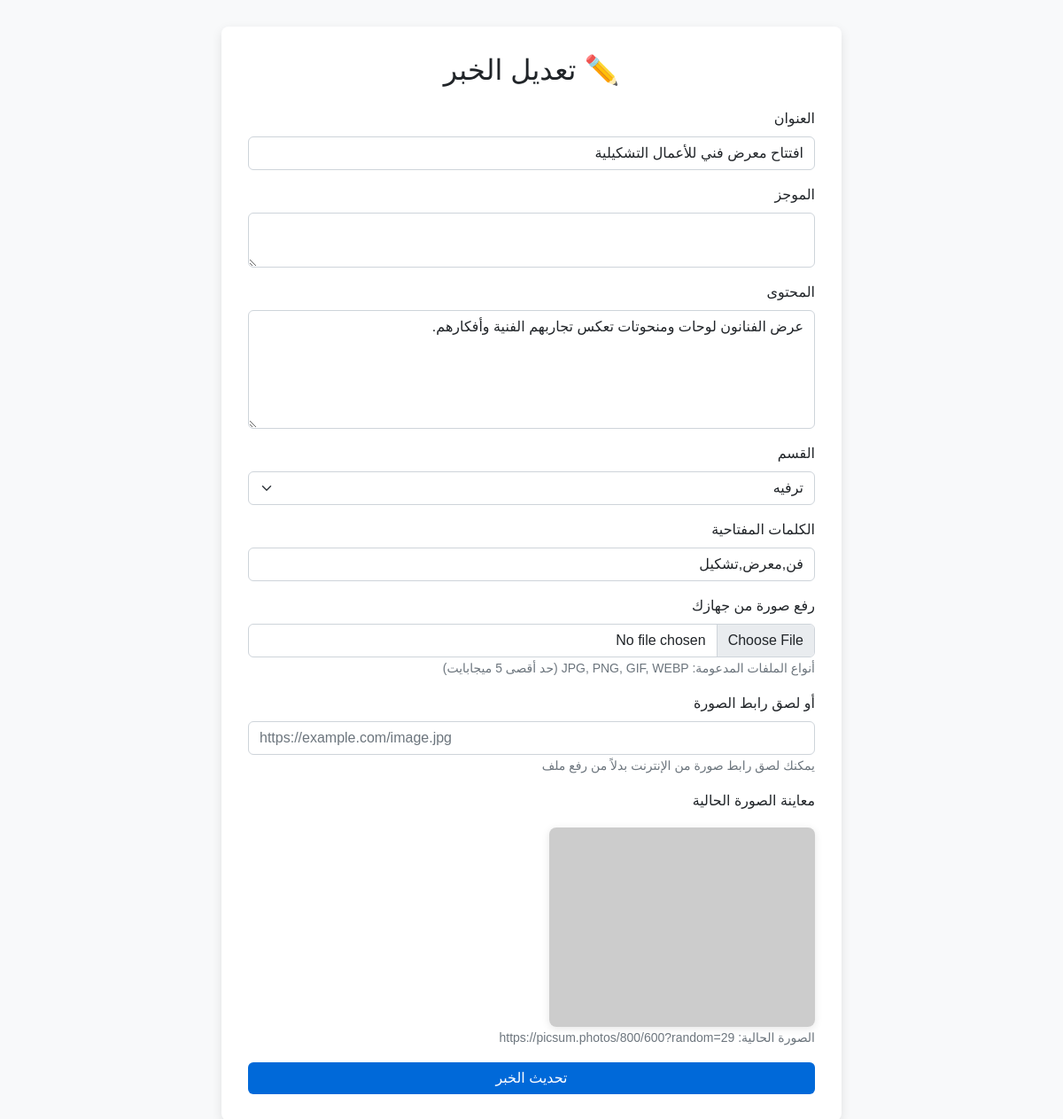
/add_news.php?edit_id=90 (signed in), run on the app's committed database.
### tables this page shows
CREATE TABLE `news` (
  `id` int(11) NOT NULL,
  `title` varchar(255) NOT NULL,
  `summary` varchar(255) NOT NULL,
  `body` text NOT NULL,
  `image` varchar(255) DEFAULT NULL,
  `dateposted` datetime NOT NULL DEFAULT current_timestamp(),
  `category_id` int(11) NOT NULL,
  `author_id` int(11) NOT NULL,
  `status` enum('pending','approved','rejected') NOT NULL DEFAULT 'pending',
  `keywords` varchar(255) DEFAULT NULL,
  `views` int(11) NOT NULL DEFAULT 0
);

CREATE TABLE `category` (
  `id` int(11) NOT NULL,
  `name` varchar(100) NOT NULL,
  `description` text DEFAULT NULL
);

### add_news.php (the view, shortened to what this page needs)
<?php
require_once __DIR__ . '/init.php';
$edit_mode   = false;
$title       = '';
$summary     = '';
$body        = '';
$category_id = '';
$imageSource = '';
$keywords    = '';
if (isset($_GET['edit_id'])) {
    $edit_mode = true;
    $id        = intval($_GET['edit_id']);
    $stmt = $conn->prepare("
        SELECT title, summary, body, image, category_id, keywords
        FROM news
        WHERE id = ? AND author_id = ?
    ");
    $stmt->bind_param('ii', $id, $_SESSION['user_id']);
    $stmt->execute();
    $news = $stmt->get_result()->fetch_assoc();
    $title       = $news['title'];
    $summary     = $news['summary'];
    $body        = $news['body'];
    $imageSource = $news['image'];
    $category_id = $news['category_id'];
    $keywords    = $news['keywords'];
}
?>
<!DOCTYPE html>
<html lang="ar" dir="rtl">
<head>
  <link href="https://cdnjs.cloudflare.com/ajax/libs/bootstrap/5.2.3/css/bootstrap.rtl.min.css" rel="stylesheet">
</head>
<body>
  <div class="container">
    <h2 class="mb-4 text-center">
      <?= $edit_mode ? '✏️ تعديل الخبر' : '📰 إضافة خبر جديد' ?>
    </h2>
    <form method="post" enctype="multipart/form-data">
      <div class="mb-3">
        <label class="form-label">العنوان</label>
        <input name="title" class="form-control" required value="<?= htmlspecialchars($title) ?>">
      </div>
      <div class="mb-3">
        <label class="form-label">الموجز</label>
        <textarea name="summary" class="form-control" rows="2" required><?= htmlspecialchars($summary) ?></textarea>
      </div>
      <div class="mb-3">
        <label class="form-label">المحتوى</label>
        <textarea name="body" class="form-control" rows="5" required><?= htmlspecialchars($body) ?></textarea>
      </div>
      <div class="mb-3">
        <label class="form-label">القسم</label>
        <select name="category_id" class="form-select" required>
          <?php
            $cats = $conn->query("SELECT id,name FROM category");
            while ($cat = $cats->fetch_assoc()):
          ?>
            <option value="<?= $cat['id'] ?>" <?= $cat['id']==$category_id?'selected':''?>>
              <?= htmlspecialchars($cat['name']) ?>
            </option>
          <?php endwhile; ?>
        </select>
      </div>
      <div class="mb-3">
        <label class="form-label">الكلمات المفتاحية</label>
        <input name="keywords" class="form-control" placeholder="مثال: سياسة, اقتصاد" value="<?= htmlspecialchars($keywords) ?>">
      </div>
      <div class="mb-3">
        <label class="form-label">رفع صورة من جهازك</label>
        <input type="file" name="image" class="form-control" accept="image/*" onchange="previewImage(this)">
        <small class="form-text text-muted">أنواع الملفات المدعومة: JPG, PNG, GIF, WEBP (حد أقصى 5 ميجابايت)</small>
      </div>
      <div class="mb-3">
        <label class="form-label">أو لصق رابط الصورة</label>
        <input type="url" name="image_url" class="form-control" placeholder="https://example.com/image.jpg" value="<?= isset($imageUrl)?htmlspecialchars($imageUrl):'' ?>" onchange="previewImageUrl(this.value)">
        <small class="form-text text-muted">يمكنك لصق رابط صورة من الإنترنت بدلاً من رفع ملف</small>
      </div>
      <?php if ($imageSource): ?>
        <div class="mb-3">
          <label class="form-label">معاينة الصورة الحالية</label>
          <div style="text-align: center;">
            <img src="<?= htmlspecialchars($imageSource) ?>" alt="صورة الخبر" class="preview" style="max-width: 300px; border-radius: 8px; box-shadow: 0 2px 10px rgba(0,0,0,0.1);">
          </div>
          <small class="form-text text-muted">الصورة الحالية: <?= htmlspecialchars($imageSource) ?></small>
        </div>
      <?php endif; ?>
      <button type="submit" class="btn btn-custom w-100">
        <?= $edit_mode ? 'تحديث الخبر' : 'إضافة الخبر' ?>
      </button>
    </form>
  </div>
</body>
</html>

### add_news.php (style rules this page uses)
body { background:#f8f9fa; font-family:Arial,sans-serif; padding:30px; }
.container { max-width:700px; margin:auto; background:#fff; padding:30px; border-radius:8px; box-shadow:0 4px 12px rgba(0,0,0,0.1); }
.btn-custom { background:#0069d9; color:#fff; border:none; }
img.preview { max-width:200px; margin-top:10px; display:block; }

### data on the page
news: title "افتتاح معرض فني للأعمال التشكيلية", body "عرض الفنانون لوحات ومنحوتات تعكس تجاربهم الفنية وأفكارهم.", category_id "ترفيه", keywords "فن,معرض,تشكيل", image "https://picsum.photos/800/600?random=29"
